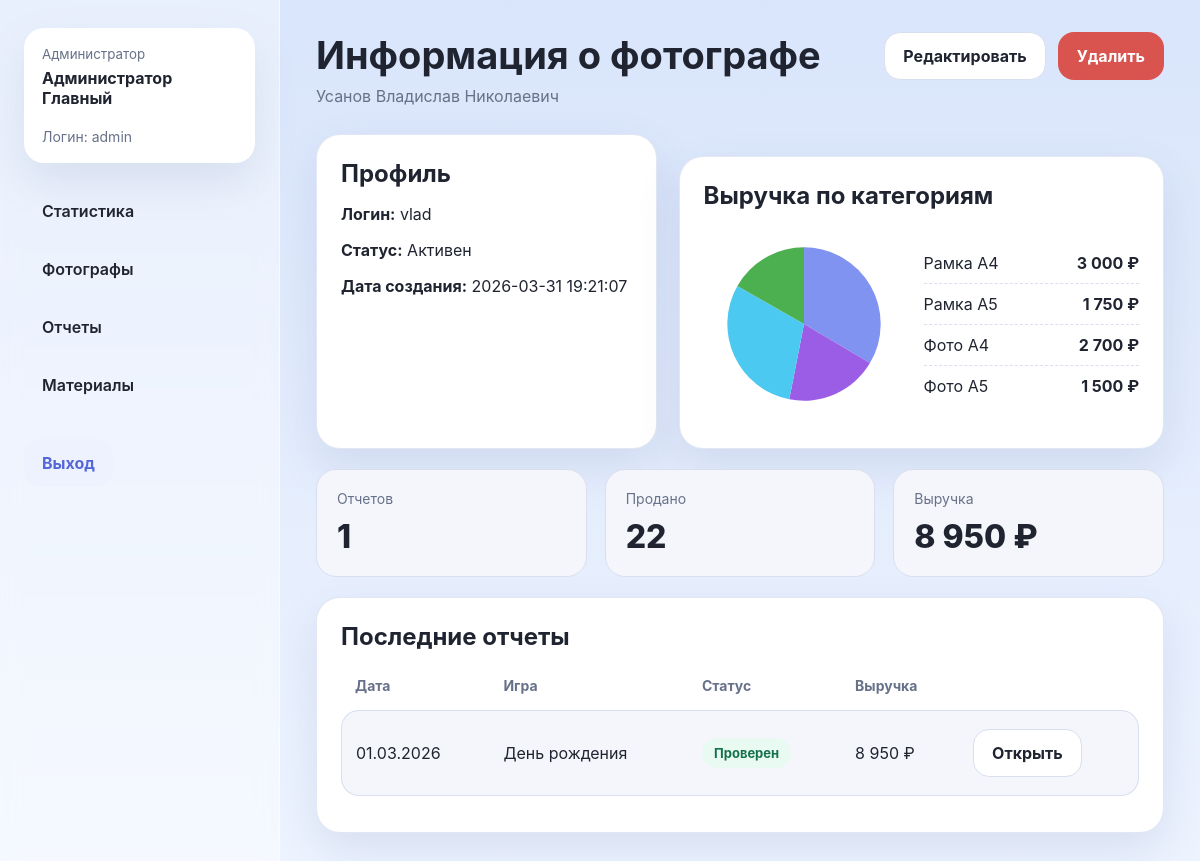
Page /admin/photographers/4 (signed in) on the committed database.
### tables this page shows
CREATE TABLE roles (
    id INTEGER PRIMARY KEY AUTOINCREMENT,
    code TEXT NOT NULL UNIQUE,
    name TEXT NOT NULL
);

CREATE TABLE users (
    id INTEGER PRIMARY KEY AUTOINCREMENT,
    login TEXT NOT NULL UNIQUE,
    password_hash TEXT NOT NULL,
    first_name TEXT NOT NULL,
    last_name TEXT NOT NULL,
    middle_name TEXT DEFAULT '',
    role_id INTEGER NOT NULL,
    is_active INTEGER NOT NULL DEFAULT 1,
    created_at TEXT NOT NULL,
    FOREIGN KEY (role_id) REFERENCES roles(id)
);

CREATE TABLE products (
    id INTEGER PRIMARY KEY AUTOINCREMENT,
    code TEXT NOT NULL UNIQUE,
    name TEXT NOT NULL,
    unit_price REAL NOT NULL DEFAULT 0,
    current_stock INTEGER NOT NULL DEFAULT 0,
    is_archived INTEGER NOT NULL DEFAULT 0
);

CREATE TABLE reports (
    id INTEGER PRIMARY KEY AUTOINCREMENT,
    photographer_id INTEGER NOT NULL,
    report_date TEXT NOT NULL,
    match_title TEXT NOT NULL,
    location TEXT DEFAULT '',
    note TEXT DEFAULT '',
    status TEXT NOT NULL DEFAULT 'submitted',
    total_items INTEGER NOT NULL DEFAULT 0,
    total_revenue REAL NOT NULL DEFAULT 0,
    created_at TEXT NOT NULL,
    updated_at TEXT NOT NULL,
    FOREIGN KEY (photographer_id) REFERENCES users(id) ON DELETE RESTRICT
);

### routes/admin.py (the view)
    @app.route("/admin/photographers/<int:user_id>")
    @login_required
    @role_required(ROLE_ADMIN)
    def photographer_detail(user_id: int):
        photographer = get_photographer(user_id)
        stats = get_summary_for_photographer(user_id)
        recent_reports = query_all(
            "SELECT * FROM reports WHERE photographer_id = ? ORDER BY report_date DESC, created_at DESC LIMIT 10",
            (user_id,),
        )
        return render_template(
            "admin/photographer_detail.html",
            photographer=photographer,
            stats=stats,
            chart_svg=build_pie_svg(stats["revenue_by_product"]),
            recent_reports=recent_reports,
        )

### db.py (called while the page is built)
def get_db() -> sqlite3.Connection:
    if "db" not in g:
        g.db = sqlite3.connect(DATABASE)
        g.db.row_factory = sqlite3.Row
        g.db.execute("PRAGMA foreign_keys = ON")
    return g.db

def query_one(query: str, params=()):
    return get_db().execute(query, params).fetchone()

def query_all(query: str, params=()):
    return get_db().execute(query, params).fetchall()

### report_services.py (called while the page is built)
def get_photographer(user_id: int):
    row = query_one(
        """
        SELECT u.*, r.code AS role_code, r.name AS role_name
        FROM users u
        JOIN roles r ON r.id = u.role_id
        WHERE u.id = ? AND r.code = 'photographer'
        """,
        (user_id,),
    )
    if row is None:
        abort(404)
    return row

def get_summary_for_photographer(user_id: int):
    product_rows = query_all(
        """
        SELECT p.name, SUM(ri.quantity) AS qty, SUM(ri.quantity * p.unit_price) AS revenue
        FROM reports r
        JOIN report_items ri ON ri.report_id = r.id
        JOIN products p ON p.id = ri.product_id
        WHERE r.photographer_id = ?
        GROUP BY p.id, p.name
        ORDER BY p.name
        """,
        (user_id,),
    )
    totals_row = query_one(
        "SELECT COUNT(*) AS reports_count, COALESCE(SUM(total_revenue), 0) AS total_revenue, COALESCE(SUM(total_items), 0) AS total_items FROM reports WHERE photographer_id = ?",
        (user_id,),
    )
    return build_summary(product_rows, totals_row)

def build_summary(product_rows, totals_row):
    quantity_by_product = {row["name"]: int(row["qty"] or 0) for row in product_rows}
    revenue_by_product = {row["name"]: float(row["revenue"] or 0) for row in product_rows}
    return {
        "reports_count": int(totals_row["reports_count"] or 0),
        "total_revenue": float(totals_row["total_revenue"] or 0),
        "total_items": int(totals_row["total_items"] or 0),
        "quantity_by_product": quantity_by_product,
        "revenue_by_product": revenue_by_product,
    }

### users.py (called while the page is built)
@login_manager.user_loader
def load_user(user_id: str):
    row = query_one(
        """
        SELECT u.*, r.code AS role_code, r.name AS role_name
        FROM users u
        JOIN roles r ON r.id = u.role_id
        WHERE u.id = ? AND u.is_active = 1
        """,
        (user_id,),
    )
    if row is None:
        return None
    return AppUser(row)

def status_label(status: str) -> str:
    return {"submitted": "На проверке", "reviewed": "Проверен", "draft": "Черновик"}.get(status, status)

### templates/admin/photographer_detail.html (shortened to what this page needs)
{% extends 'base.html' %}
{% block content %}
<div class="page-header">
  <div>
    <h1>Информация о фотографе</h1>
    <p>{{ display_name(photographer) }}</p>
  </div>
  <div class="actions">
    <a class="btn btn-secondary" href="{{ url_for('edit_photographer', user_id=photographer.id) }}">Редактировать</a>
    <form method="post" action="{{ url_for('delete_photographer', user_id=photographer.id) }}" onsubmit="return confirm('Удалить фотографа?');">
      <button class="btn btn-danger" type="submit">Удалить</button>
    </form>
  </div>
</div>
<div class="grid">
  <section class="card span-5">
    <h2 class="section-title">Профиль</h2>
    <p><strong>Логин:</strong> {{ photographer.login }}</p>
    <p><strong>Статус:</strong> {{ 'Активен' if photographer.is_active else 'Отключен' }}</p>
    <p><strong>Дата создания:</strong> {{ photographer.created_at }}</p>
  </section>
  <section class="card span-7">
    <h2 class="section-title">Выручка по категориям</h2>
    <div class="pie-wrap">
      {{ chart_svg|safe if chart_svg else '<p class="subtle">Нет данных для диаграммы.</p>'|safe }}
      <div class="legend">
        {% for label, revenue in stats.revenue_by_product.items() %}
          <div class="legend-row"><span>{{ label }}</span><strong>{{ revenue|currency }}</strong></div>
        {% else %}
          <p class="subtle">Нет данных.</p>
        {% endfor %}
      </div>
    </div>
  </section>
</div>
<div class="stats-grid top-gap">
  <div class="stat-box"><span class="label">Отчетов</span><div class="value">{{ stats.reports_count }}</div></div>
  <div class="stat-box"><span class="label">Продано</span><div class="value">{{ stats.total_items }}</div></div>
  <div class="stat-box"><span class="label">Выручка</span><div class="value">{{ stats.total_revenue|currency }}</div></div>
</div>
<section class="card top-gap">
  <h2 class="section-title">Последние отчеты</h2>
  <table class="list-table">
    <thead><tr><th>Дата</th><th>Игра</th><th>Статус</th><th>Выручка</th><th></th></tr></thead>
    <tbody>
      {% for report in recent_reports %}
      <tr>
        <td>{{ report.report_date|shortdate }}</td>
        <td>{{ report.match_title }}</td>
        <td><span class="badge {{ report.status }}">{{ status_label(report.status) }}</span></td>
        <td>{{ report.total_revenue|currency }}</td>
        <td><a class="btn btn-secondary" href="{{ url_for('admin_report_detail', report_id=report.id) }}">Открыть</a></td>
      </tr>
      {% else %}
      <tr><td colspan="5">У фотографа пока нет отчетов.</td></tr>
      {% endfor %}
    </tbody>
  </table>
</section>
{% endblock %}

### templates/base.html (shortened to what this page needs)
<!doctype html>
<html lang="ru">
  <head>
    <link rel="stylesheet" href="{{ url_for('static', filename='css/styles.css') }}">
  </head>
  <body>
    {% if current_user.is_authenticated %}
      <div class="layout">
        <aside class="sidebar">
          <div class="user-card">
            <small>{{ current_user.role_name }}</small>
            <strong>{{ current_user.full_name }}</strong>
            <div class="meta top-gap">Логин: {{ current_user.login }}</div>
          </div>
          <nav class="nav">
            {% for endpoint, label in nav_items.get(current_user.role_code, []) %}
              <a href="{{ url_for(endpoint) }}" class="{% if request.endpoint == endpoint %}active{% endif %}">{{ label }}</a>
            {% endfor %}
            {% if current_user.role_code == 'admin' %}
              <a href="{{ url_for('admin_consumables') }}" class="{% if request.endpoint == 'admin_consumables' %}active{% endif %}">Материалы</a>
            {% endif %}
          </nav>
          <a class="logout-link" href="{{ url_for('logout') }}">Выход</a>
        </aside>
        <main class="content">
          {% block content %}{% endblock %}
        </main>
      </div>
    {% else %}
      {% block auth_content %}{% endblock %}
    {% endif %}
  </body>
</html>

### static/css/styles.css (style rules this page uses)
:root { --bg: #dbe6fb; --panel: #ffffff; --panel-soft: #f4f6fb; --text: #1f2430; --muted: #677189; --accent: #6d82f3; --accent-dark: #5267d8; --danger: #d9534f; --success: #279c6d; --warning: #df9a1a; --border: #d9dfef; --shadow: 0 18px 45px rgba(58, 79, 137, 0.12); --radius: 24px; }
* { box-sizing: border-box; }
html, body { margin: 0; padding: 0; font-family: Inter, Arial, sans-serif; color: var(--text); background: linear-gradient(180deg, #d9e5fb 0%, #eef4ff 100%); }
a { color: inherit; text-decoration: none; }
button, input, textarea, select { font: inherit; }
.layout { display: flex; min-height: 100vh; }
.sidebar { width: 280px; background: rgba(255,255,255,0.42); backdrop-filter: blur(9px); padding: 28px 24px; border-right: 1px solid rgba(255,255,255,0.55); }
.user-card { background: var(--panel); border-radius: 20px; padding: 18px; box-shadow: var(--shadow); margin-bottom: 24px; }
.user-card small { color: var(--muted); display: block; margin-bottom: 6px; }
.nav { display: flex; flex-direction: column; gap: 10px; }
.nav a { padding: 14px 18px; border-radius: 16px; background: transparent; color: var(--text); font-weight: 600; }
.logout-link { margin-top: 30px; display: inline-flex; padding: 14px 18px; border-radius: 16px; background: #eef2ff; color: var(--accent-dark); font-weight: 700; }
.content { flex: 1; padding: 32px 36px 42px; }
.page-header { display: flex; align-items: flex-start; justify-content: space-between; gap: 20px; margin-bottom: 28px; }
.page-header h1 { margin: 0; font-size: 38px; }
.page-header p { margin: 8px 0 0; color: var(--muted); }
.actions { display: flex; gap: 12px; flex-wrap: wrap; }
.btn { display: inline-flex; align-items: center; justify-content: center; gap: 8px; min-height: 48px; padding: 0 18px; border: 1px solid transparent; border-radius: 16px; background: var(--accent); color: white; cursor: pointer; font-weight: 700; }
.btn-secondary { background: var(--panel); color: var(--text); border-color: var(--border); }
.btn-danger { background: var(--danger); }
.card { background: var(--panel); border-radius: var(--radius); box-shadow: var(--shadow); padding: 24px; border: 1px solid rgba(217, 223, 239, 0.75); }
.card + .card { margin-top: 22px; }
.grid { display: grid; grid-template-columns: repeat(12, minmax(0, 1fr)); gap: 22px; }
.grid > .span-5 { grid-column: span 5; }
.grid > .span-7 { grid-column: span 7; }
.stats-grid { display: grid; grid-template-columns: repeat(3, minmax(0, 1fr)); gap: 18px; }
.stat-box { background: var(--panel-soft); border: 1px solid var(--border); border-radius: 20px; padding: 20px; }
.stat-box .label { color: var(--muted); display: block; font-size: 14px; margin-bottom: 10px; }
.stat-box .value { font-size: 32px; font-weight: 800; }
.list-table { width: 100%; border-collapse: separate; border-spacing: 0 12px; }
.list-table th { text-align: left; color: var(--muted); font-size: 14px; padding: 0 14px 4px; }
.list-table td { background: var(--panel-soft); padding: 18px 14px; border-top: 1px solid var(--border); border-bottom: 1px solid var(--border); }
.list-table td:first-child { border-left: 1px solid var(--border); border-top-left-radius: 18px; border-bottom-left-radius: 18px; }
.list-table td:last-child { border-right: 1px solid var(--border); border-top-right-radius: 18px; border-bottom-right-radius: 18px; }
.badge { display: inline-flex; align-items: center; justify-content: center; padding: 7px 12px; border-radius: 999px; background: #eef2ff; color: var(--accent-dark); font-size: 13px; font-weight: 700; }
.badge.reviewed { background: #e8faf2; color: #15714c; }
.meta { color: var(--muted); font-size: 14px; }
.pie-wrap { display: grid; grid-template-columns: 200px 1fr; gap: 20px; align-items: center; }
.pie-chart { width: 200px; height: 200px; display: block; margin: 0 auto; }
.legend { display: flex; flex-direction: column; gap: 10px; }
.legend-row { display: flex; justify-content: space-between; gap: 16px; padding-bottom: 10px; border-bottom: 1px dashed var(--border); }
.legend-row:last-child { border-bottom: none; padding-bottom: 0; }
.top-gap { margin-top: 20px; }
.section-title { margin: 0 0 14px; font-size: 24px; }

### rows in the picture
roles: role_name "Администратор"
users: login "admin"
users: login "vlad", is_active "Активен", created_at "2026-03-31 19:21:07"
products: name "Рамка A4", revenue "3 000 ₽"
products: name "Рамка A5", revenue "1 750 ₽"
products: name "Фото A4", revenue "2 700 ₽"
products: name "Фото A5", revenue "1 500 ₽"
reports: report_date|shortdate "01.03.2026", match_title "День рождения", status "Проверен", total_revenue "8 950 ₽"

### other values in the picture
{{ current_user.full_name }} "Администратор Главный"
{{ label }} "Статистика" "Фотографы" "Отчеты"
{{ display_name(photographer) }} "Усанов Владислав Николаевич"
{{ stats.reports_count }} "1"
{{ stats.total_items }} "22"
{{ stats.total_revenue|currency }} "8 950 ₽"
